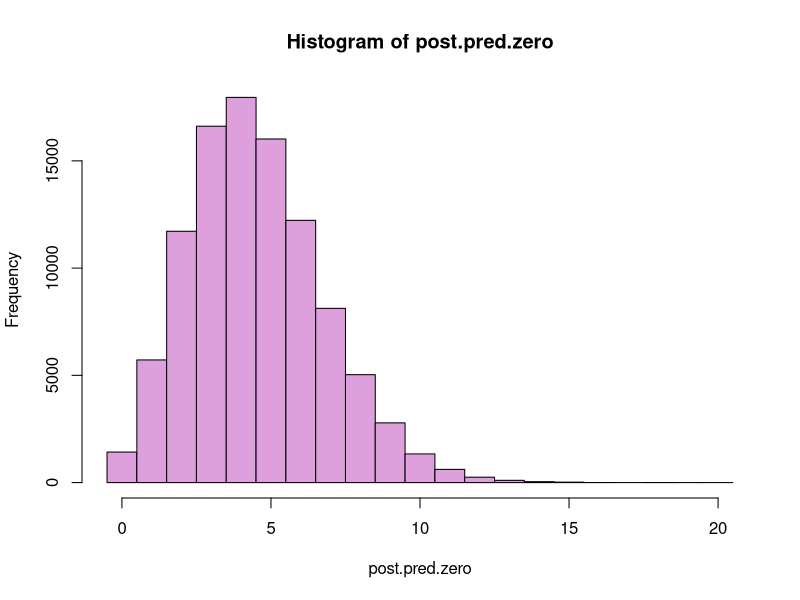
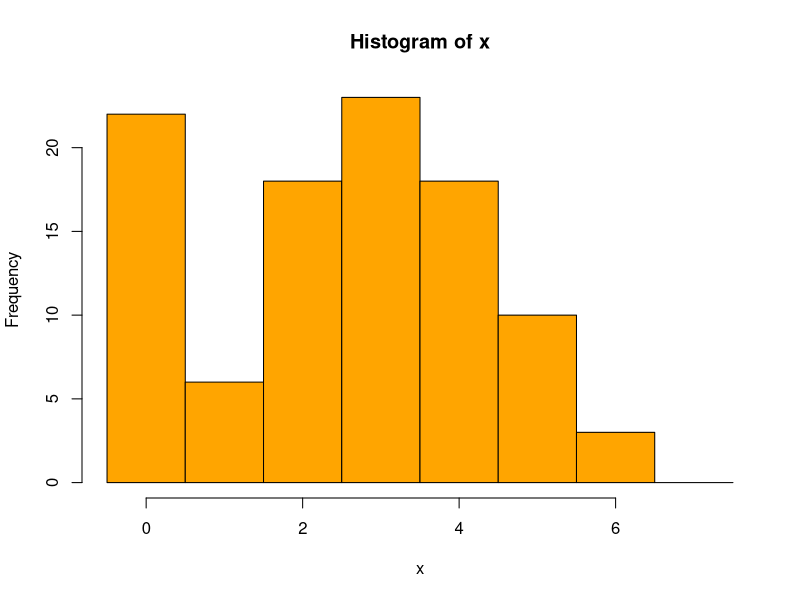

The R source for these figures, in order:
# Drinkers vs. Tee-totallers

x <- rep(c(0:7),c(22,6,18,23,18,10,3,0))

length(x)
sum(x)

7*100 - sum(x)

# => p|x ~ Beta(252,450)

# posterior predictive distribution

# how many zeroes in a sample of 100?

set.seed(123)
p.post <- rbeta(10^5, 252, 450)

post.pred.zero <- numeric(10^5)

for(i in 1:10^5){
  post.pred.zero[i] <- sum(rbinom(100,7,p.post[i]) == 0)
}


hist(post.pred.zero,seq(-.5,20.5,1),col="plum")

mean(post.pred.zero>=22)

### take another look at the data

hist(x, seq(-.5,7.5,1), col='orange')
